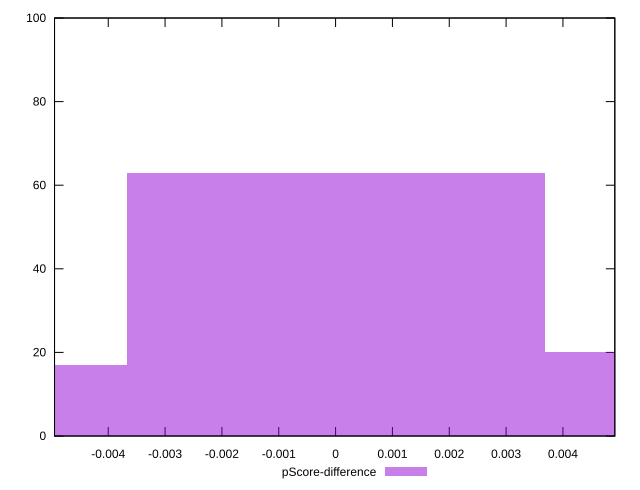

Generate this figure with gnuplot:
reset

$pScoreDifference <<EOF
0 63
0.007355395278108287 20
-0.007355395278108287 17
EOF

set key outside below
set boxwidth 0.007355395278108287
set xrange [-0.004944961039150764:0.004912964541741505]
set yrange [0:100]
set trange [0:100]
set style fill transparent solid 0.5 noborder
set terminal svg size 640, 490 enhanced background rgb 'white'
set output "report_00020_2021-02-19T21:17:38.612Z2/interactive/samples/pages+cached+noadtech/pScore-difference/histogram.svg"

plot $pScoreDifference title "pScore-difference" with boxes

reset
